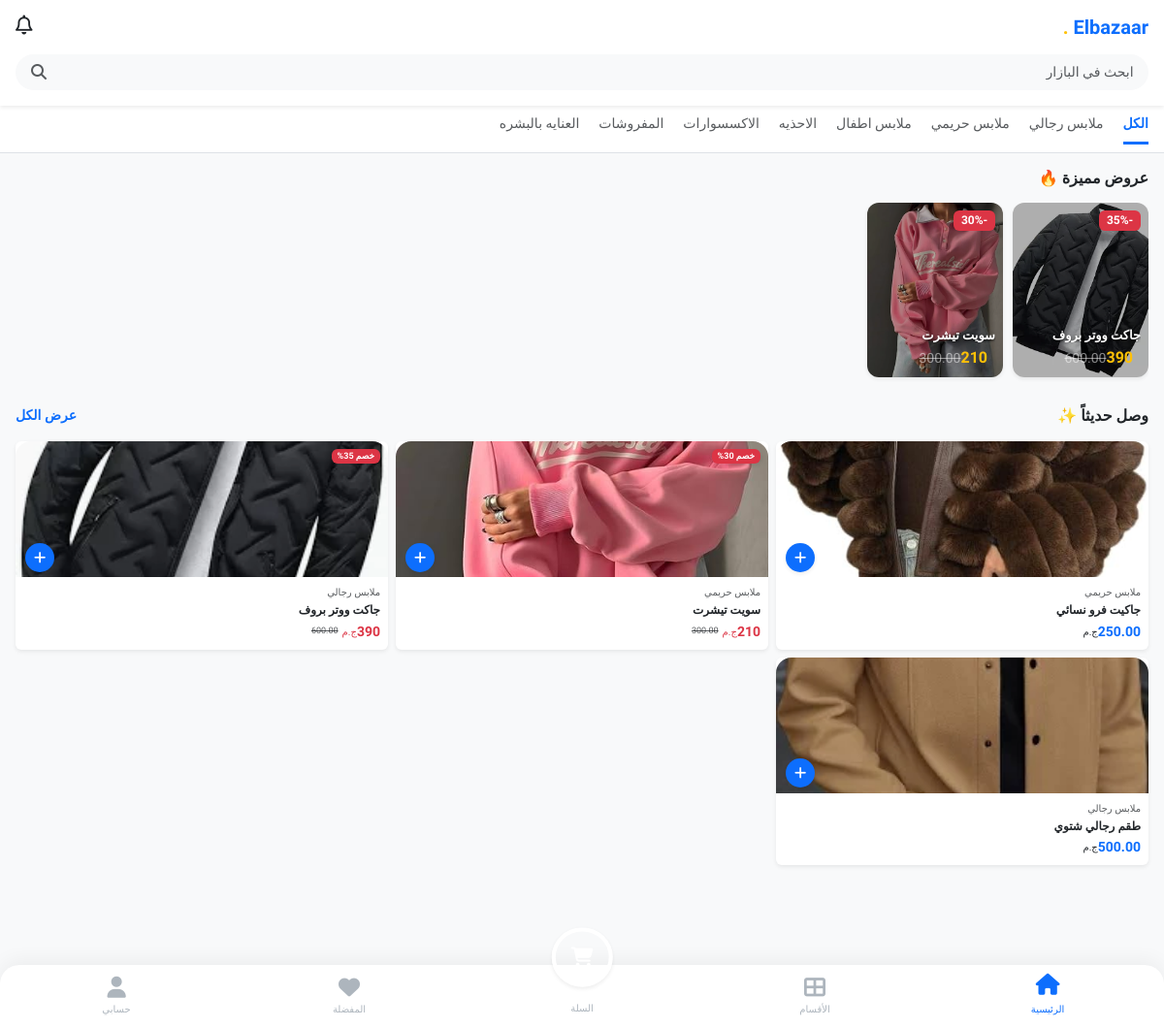
The page / on the database its author committed.
### store/models.py (models this page shows, shortened)
class Category(models.Model):
    name = models.CharField(max_length=100, verbose_name="اسم القسم")
    image = models.ImageField(upload_to='categories/', verbose_name="صورة القسم", blank=True, null=True)
    created_at = models.DateTimeField(auto_now_add=True)
    class Meta:
        verbose_name = "قسم"
        verbose_name_plural = "الأقسام"

class Product(models.Model):
    category = models.ForeignKey(Category, on_delete=models.SET_NULL, null=True, blank=True, related_name='products', verbose_name="القسم")
    merchant = models.ForeignKey(MerchantProfile, on_delete=models.CASCADE, related_name='products')
    name = models.CharField(max_length=200, verbose_name="اسم المنتج")
    description = models.TextField(verbose_name="وصف المنتج")
    base_price = models.DecimalField(max_digits=10, decimal_places=2, verbose_name="السعر الأساسي")
    image = models.ImageField(upload_to='products/', verbose_name="صورة المنتج الرئيسية")
    shipping_fee = models.DecimalField(max_digits=10, decimal_places=2, default=0, verbose_name="مصاريف الشحن")
    is_active = models.BooleanField(default=False, verbose_name="مفعل (موافقة المشرف)")
    created_at = models.DateTimeField(auto_now_add=True)
    admin_commission = models.DecimalField(max_digits=10, decimal_places=2, default=0.00, verbose_name="عمولة المنصة")

class Offer(models.Model):
    product = models.OneToOneField(Product, on_delete=models.CASCADE, related_name='active_offer')
    discount_percentage = models.PositiveIntegerField(verbose_name="نسبة الخصم %")
    start_date = models.DateTimeField()
    end_date = models.DateTimeField()
    is_active = models.BooleanField(default=True)
    is_platform_offer = models.BooleanField(default=False, verbose_name="عرض من المنصة (يوجد تعويض)")
    created_at = models.DateTimeField(auto_now_add=True)
    free_shipping = models.BooleanField(default=False, verbose_name="شحن مجاني")
    free_shipping_threshold = models.PositiveIntegerField(default=1, verbose_name="عند شراء X قطع")
    @property
    def discounted_price(self):
        percentage = Decimal(self.discount_percentage)
        factor = Decimal(1) - (percentage / Decimal(100))
        return self.product.base_price * factor

### store/views.py (the view)
# urls.py: path('', views.home, name='home'),
def home(request):
    pending_conf = check_pending_confirmations(request.user)
    if pending_conf:
        return redirect('confirm_delivery_view', order_id=pending_conf.id)
    if request.user.is_authenticated:
        if not request.user.phone_primary:
            return redirect('complete_profile')
    query = request.GET.get('q') # كلمة البحث
    category_id = request.GET.get('category')
    products = Product.objects.filter(
        is_active=True,
        merchant__wallet__balance__gte=F('merchant__minimum_balance_required')
    ).order_by('-created_at')
    if query:
        products = products.filter(
            Q(name__icontains=query) |
            Q(description__icontains=query)
        )
    if category_id:
        products = products.filter(category_id=category_id)
    products = products.order_by('-created_at')
    categories = Category.objects.all()
    offers = Product.objects.filter(
        active_offer__is_active=True,
        active_offer__end_date__gte=timezone.now(),
        is_active=True,
        merchant__wallet__balance__gte=F('merchant__minimum_balance_required') # المنتج نفسه لازم يكون مفعل
    ).order_by('-active_offer__discount_percentage')[:5] # نأخذ أقوى 5 عروض
    unread_count = 0
    if request.user.is_authenticated:
        unread_count = Notification.objects.filter(recipient=request.user, is_read=False).count()
    return render(request, 'store/home.html', {
        'products': products,
        'categories': categories,
        'selected_category': int(category_id) if category_id else None,
        'search_query': query,
        'offers': offers,
        'unread_notifications_count': unread_count # لإبقائها في مربع البحث
    })

### store/context_processors.py (called while the page is built)
def site_settings(request):
    settings = SiteSetting.objects.first()
    return {'site_settings': settings}

### store/views.py (called while the page is built, shortened)
def check_pending_confirmations(user):
    if not user.is_authenticated: return None

### templates/store/home.html (shortened to what this page needs)
{% extends 'base.html' %}
{% block content %}
<div class="bg-white pb-3 pt-3 px-3 shadow-sm sticky-top" style="z-index: 900;">
    <div class="d-flex justify-content-between align-items-center mb-3">
        <div class="d-flex align-items-center">
            <h5 class="m-0 fw-bold" style="color: var(--primary-blue); font-family: 'Tajawal', sans-serif; font-weight: 800;">
                Elbazaar <span class="text-warning">.</span>
            </h5>
        </div>
        <a href="{% url 'notifications' %}" class="text-decoration-none position-relative text-dark">
            <i class="far fa-bell fs-5"></i>
        </a>
    </div>
    <form action="{% url 'home' %}" method="GET" class="position-relative">
        <input type="text" name="q" value="{{ search_query|default:'' }}"
               class="form-control rounded-pill bg-light border-0 py-2 ps-5"
               placeholder=" ابحث في البازار " style="font-size: 14px;">
        <button type="submit" class="btn position-absolute top-50 start-0 translate-middle-y ms-1 border-0">
            <i class="fas fa-search text-muted"></i>
        </button>
    </form>
</div>
<div class="bg-white border-bottom mb-3">
    <div class="d-flex overflow-auto px-3 py-2" style="gap: 20px; white-space: nowrap;">
        <a href="{% url 'home' %}" class="text-decoration-none {% if not selected_category %}fw-bold text-primary border-bottom border-3 border-primary{% else %}text-muted{% endif %} pb-2" style="font-size: 14px;">
            الكل
        </a>
        {% for category in categories %}
        <a href="{% url 'home' %}?category={{ category.id }}"
           class="text-decoration-none {% if selected_category == category.id %}fw-bold text-primary border-bottom border-3 border-primary{% else %}text-muted{% endif %} pb-2"
           style="font-size: 14px;">
            {{ category.name }}
        </a>
        {% endfor %}
    </div>
</div>
<div class="container-fluid px-3">
    {% if offers %}
    <h6 class="fw-bold mb-3 text-dark">عروض مميزة 🔥</h6>
    <div class="d-flex overflow-auto mb-4" style="gap: 10px; padding-bottom: 5px;">
        {% for product in offers %}
        <a href="{% url 'product_detail' product.pk %}" class="text-decoration-none">
            <div class="card border-0 text-white flex-shrink-0 position-relative overflow-hidden shadow-sm"
                 style="width: 140px; height: 180px; border-radius: 12px;">
                {% if product.image %}
                    <img src="{{ product.image.url }}" class="position-absolute w-100 h-100" style="object-fit: cover; filter: brightness(0.7);">
                {% else %}
                    <div class="position-absolute w-100 h-100 bg-secondary"></div>
                {% endif %}
                <div class="card-body p-2 d-flex flex-column position-relative z-1 h-100">
                    <span class="badge bg-danger align-self-start mb-auto">
                        -{{ product.active_offer.discount_percentage }}%
                    </span>
                    <h6 class="fw-bold mb-0 text-white text-truncate" style="font-size: 13px; text-shadow: 0 1px 3px rgba(0,0,0,0.8);">
                        {{ product.name }}
                    </h6>
                    <div class="d-flex align-items-center mt-1">
                        <span class="fw-bold text-warning me-2">{{ product.active_offer.discounted_price|floatformat:0 }}</span>
                        <span class="text-white-50 text-decoration-line-through small">{{ product.base_price }}</span>
                    </div>
                </div>
            </div>
        </a>
        {% endfor %}
    </div>
    {% endif %}
    <div class="d-flex justify-content-between align-items-center mb-3">
        <h6 class="fw-bold m-0 text-dark">وصل حديثاً ✨</h6>
        <a href="#" class="text-decoration-none small text-primary fw-bold">عرض الكل</a>
    </div>
    <div class="row g-2 mb-5">
        {% for product in products %}
        <div class="col-6 col-md-4">
            <a href="{% url 'product_detail' product.pk %}" class="text-decoration-none text-dark">
                <div class="card h-100 position-relative border-0 shadow-sm">
                    {% if product.active_offer and product.active_offer.is_active %}
                        <span class="badge bg-danger position-absolute top-0 end-0 m-2 shadow-sm" style="font-size: 9px;">
                            خصم {{ product.active_offer.discount_percentage }}%
                        </span>
                    {% endif %}
                    <div style="height: 140px; overflow: hidden; border-radius: 16px 16px 0 0; background-color: #fff; display: flex; align-items: center; justify-content: center;">
                        {% if product.image %}
                            <img src="{{ product.image.url }}" class="w-100 h-100" style="object-fit: cover;">
                        {% else %}
                            <i class="fas fa-camera text-muted fa-2x opacity-25"></i>
                        {% endif %}
                    </div>
                    <a href="{% url 'product_detail' product.pk %}"
                       class="btn btn-primary-app rounded-circle position-absolute d-flex align-items-center justify-content-center shadow-sm"
                       style="width: 30px; height: 30px; bottom: 80px; left: 10px; padding: 0;">
                        <i class="fas fa-plus small text-white"></i>
                    </a>
                    <div class="card-body p-2">
                        <span class="text-muted d-block mb-1" style="font-size: 10px;">{{ product.category.name }}</span>
                        <h6 class="card-title text-truncate fw-bold mb-1" style="font-size: 12px;">
                            {{ product.name }}
                        </h6>
                        <div class="d-flex align-items-center">
                            {% if product.active_offer and product.active_offer.is_active %}
                                <span class="text-danger fw-bold" style="font-size: 14px;">{{ product.active_offer.discounted_price|floatformat:0 }}</span>
                                <span class="small ms-1 text-danger" style="font-size: 10px;">ج.م</span>
                                <span class="ms-2 text-muted text-decoration-line-through" style="font-size: 9px;">{{ product.base_price }}</span>
                            {% else %}
                                <span class="text-primary fw-bold" style="font-size: 14px;">{{ product.base_price }}</span>
                                <span class="small ms-1" style="font-size: 10px;">ج.م</span>
                            {% endif %}
                        </div>
                    </div>
                </div>
            </a>
        </div>
        {% endfor %}
    </div>
</div>
{% endblock %}

### templates/base.html (style rules this page uses)
:root { --primary-blue: #0d6efd; --accent-yellow: #ffc107; --bg-light: #f8f9fa; --text-dark: #212529; --white: #ffffff; }
body { padding-bottom: 120px !important; background-color: var(--bg-light); font-family: 'Tajawal', sans-serif; color: var(--text-dark); -webkit-tap-highlight-color: transparent; }
a { text-decoration: none; }
.btn-primary-app { background-color: var(--primary-blue); color: white; border: none; border-radius: 50px; transition: 0.2s; }

### rows shown on the page
Category: name "ملابس رجالي"
Category: name "ملابس حريمي"
Category: name "ملابس اطفال"
Category: name "الاحذيه"
Category: name "الاكسسوارات"
Category: name "المفروشات"
Category: name "العنايه بالبشره"
Product: image (picture), active_offer.discount_percentage "35", name "جاكت ووتر بروف", active_offer.discounted_price "390", base_price "600.00", category.name "ملابس رجالي"
Product: image (picture), active_offer.discount_percentage "30", name "سويت تيشرت", active_offer.discounted_price "210", base_price "300.00", category.name "ملابس حريمي"
Product: image (picture), category.name "ملابس حريمي", name "جاكيت فرو نسائي", base_price "250.00"
Product: image (picture), category.name "ملابس رجالي", name "طقم رجالي شتوي", base_price "500.00"
